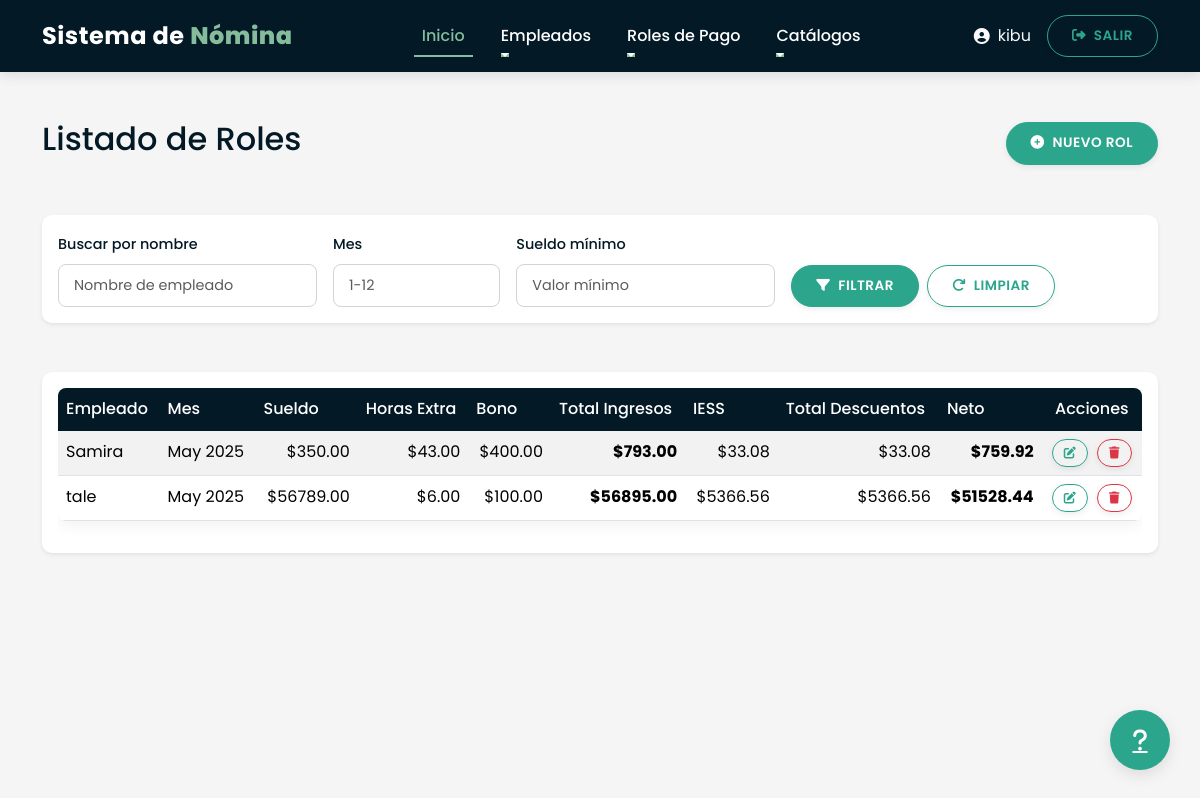
Before: /listar_roles/ (signed in) with the older database file.
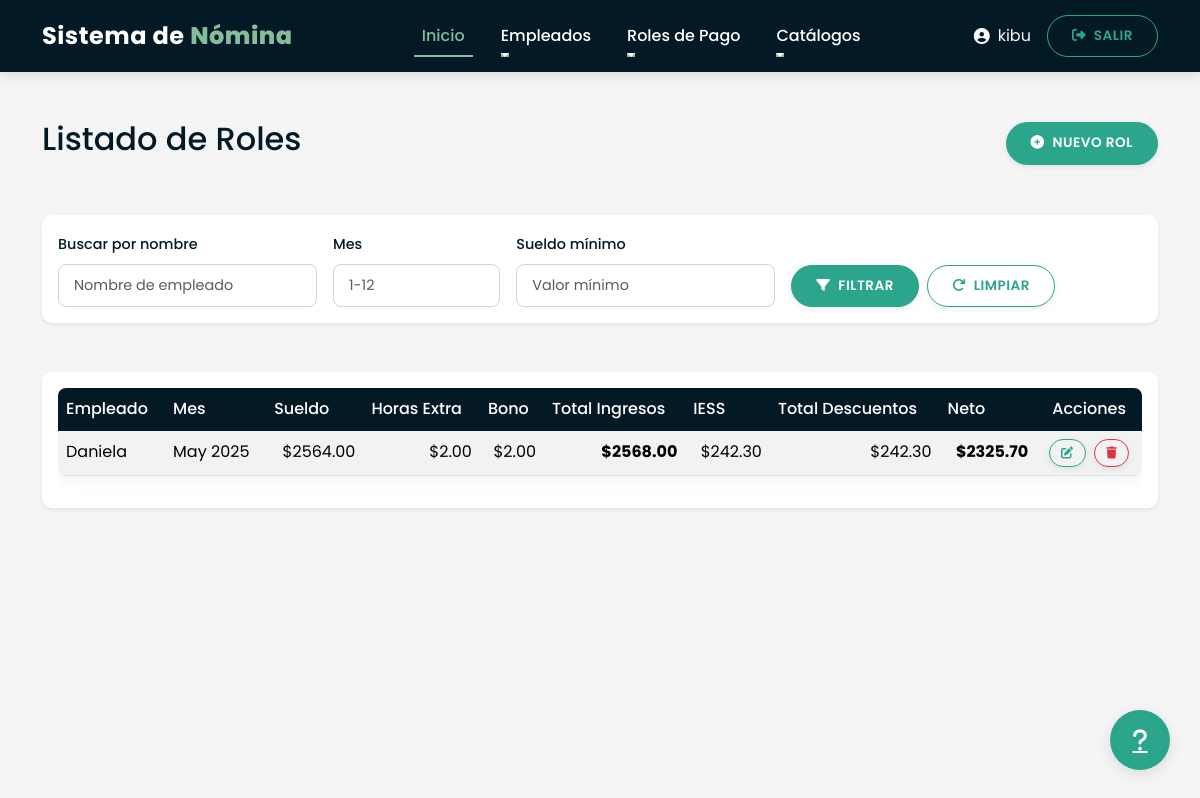
After: the same page with the newer database file.
### Nomina/models.py (models this page shows, shortened)
class Rol(models.Model):
    empleado = models.ForeignKey(Empleado, on_delete=models.CASCADE)
    aniomes = models.DateField()  # formato yyyy-mm-dd
    sueldo = models.DecimalField(max_digits=10, decimal_places=2, null=True, blank=True)
    horas_extra = models.DecimalField(max_digits=10, decimal_places=2)
    bono = models.DecimalField(max_digits=10, decimal_places=2)
    iess = models.DecimalField(max_digits=10, decimal_places=2, blank=True)
    tot_ing = models.DecimalField(max_digits=10, decimal_places=2, blank=True)
    tot_des = models.DecimalField(max_digits=10, decimal_places=2, blank=True)
    neto = models.DecimalField(max_digits=10, decimal_places=2, blank=True)

class Empleado(models.Model):
    SEXO_CHOICES = [
        ('M', 'Masculino'),
        ('F', 'Femenino'),
    ]
    nombre = models.CharField(max_length=100)
    cedula = models.CharField(max_length=20, unique=True)
    direccion = models.TextField()
    sexo = models.CharField(max_length=1, choices=SEXO_CHOICES)
    sueldo = models.DecimalField(max_digits=10, decimal_places=2)
    cargo = models.ForeignKey(Cargo, on_delete=models.CASCADE)
    departamento = models.ForeignKey(Departamento, on_delete=models.CASCADE)
    tipo_contrato = models.ForeignKey(TipoContrato, on_delete=models.CASCADE)

### Nomina/views.py (the view)
# urls.py: path('listar_roles/', views.listar_roles, name='listar_roles'),
@login_required
def listar_roles(request):
    query = request.GET.get('q', '')
    mes = request.GET.get('mes', '')
    sueldo_min = request.GET.get('sueldo_min', '')
    roles = Rol.objects.select_related('empleado').all()
    if query:
        roles = roles.filter(empleado__nombre__icontains=query)
    if mes:
        try:
            mes_int = int(mes)
            roles = roles.filter(aniomes__month=mes_int)
        except ValueError:
            print("⚠️ Mes inválido: no se aplicó filtro por mes")
    if sueldo_min:
        try:
            sueldo_val = float(sueldo_min)
            roles = roles.filter(sueldo__gte=sueldo_val)
        except ValueError:
            print("Sueldo mínimo inválido: no se aplicó filtro")
    contexto = {
        'roles': roles,
        'title': 'Listado de Roles',
        'q': query,
        'mes': mes,
        'sueldo_min': sueldo_min,
    }
    return render(request, 'rol/list.html', contexto)

### template/rol/list.html (shortened to what this page needs)
{% extends "home.html" %}
{% block content %}
<section class="py-5">
  <div class="container">
    <div class="row mb-4">
      <div class="col-lg-12">
        <div class="d-flex justify-content-between align-items-center mb-4">
          <h2>{{ title }}</h2>
          <a href="{% url 'Nomina:crear_rol' %}" class="btn btn-primary">
            <i class="fas fa-plus-circle me-2"></i>Nuevo Rol
          </a>
        </div>
      </div>
    </div>
    <div class="row mb-4">
      <div class="col-lg-12">
        <div class="card shadow-sm">
          <div class="card-body">
            <form method="get" class="row g-3 align-items-end">
              <div class="col-md-3">
                <label for="searchQuery" class="form-label">Buscar por nombre</label>
                <input type="text" class="form-control" id="searchQuery" name="q" placeholder="Nombre de empleado" value="{{ q }}">
              </div>
              <div class="col-md-2">
                <label for="mesInput" class="form-label">Mes</label>
                <input type="number" class="form-control" id="mesInput" name="mes" placeholder="1-12" min="1" max="12" value="{{ mes }}">
              </div>
              <div class="col-md-3">
                <label for="sueldoMinInput" class="form-label">Sueldo mínimo</label>
                <input type="number" class="form-control" id="sueldoMinInput" name="sueldo_min" placeholder="Valor mínimo" step="0.01" value="{{ sueldo_min }}">
              </div>
              <div class="col-md-4">
                <div class="d-flex gap-2">
                  <button type="submit" class="btn btn-primary">
                    <i class="fas fa-filter me-1"></i> Filtrar
                  </button>
                  <a href="{% url 'Nomina:listar_roles' %}" class="btn btn-outline-primary">
                    <i class="fas fa-redo me-1"></i> Limpiar
                  </a>
                </div>
              </div>
            </form>
          </div>
        </div>
      </div>
    </div>
    <div class="row">
      <div class="col-lg-12">
        <div class="card shadow-sm">
          <div class="card-body">
            <div class="table-responsive">
              <table class="table table-hover table-striped">
                <thead class="table-light">
                  <tr>
                    <th>Empleado</th>
                    <th>Mes</th>
                    <th>Sueldo</th>
                    <th>Horas Extra</th>
                    <th>Bono</th>
                    <th>Total Ingresos</th>
                    <th>IESS</th>
                    <th>Total Descuentos</th>
                    <th>Neto</th>
                    <th class="text-center">Acciones</th>
                  </tr>
                </thead>
                <tbody>
                  {% for r in roles %}
                  <tr>
                    <td>{{ r.empleado.nombre }}</td>
                    <td>{{ r.aniomes|date:"F Y" }}</td>
                    <td class="text-end">${{ r.sueldo|floatformat:2 }}</td>
                    <td class="text-end">${{ r.horas_extra|floatformat:2 }}</td>
                    <td class="text-end">${{ r.bono|floatformat:2 }}</td>
                    <td class="text-end fw-bold">${{ r.tot_ing|floatformat:2 }}</td>
                    <td class="text-end">${{ r.iess|floatformat:2 }}</td>
                    <td class="text-end">${{ r.tot_des|floatformat:2 }}</td>
                    <td class="text-end fw-bold">${{ r.neto|floatformat:2 }}</td>
                    <td class="text-center">
                      <a href="{% url 'Nomina:actualizar_rol' r.id %}" class="btn btn-sm btn-outline-primary me-1">
                        <i class="fas fa-edit"></i>
                      </a>
                      <a href="{% url 'Nomina:eliminar_rol' r.id %}" class="btn btn-sm btn-outline-danger">
                        <i class="fas fa-trash"></i>
                      </a>
                    </td>
                  </tr>
                  {% endfor %}
                </tbody>
              </table>
            </div>
          </div>
        </div>
      </div>
    </div>
  </div>
</section>
{% endblock %}

Changed rows visible on the page:
removed Rol: empleado.nombre "Samira", aniomes "May 2025", sueldo "350.00", horas_extra "43.00", bono "400.00", tot_ing "793.00", iess "33.08", tot_des "33.08", neto "759.92"
removed Rol: empleado.nombre "tale", aniomes "May 2025", sueldo "56789.00", horas_extra "6.00", bono "100.00", tot_ing "56895.00", iess "5366.56", tot_des "5366.56", neto "51528.44"
added Rol: empleado.nombre "Daniela", aniomes "May 2025", sueldo "2564.00", horas_extra "2.00", bono "2.00", tot_ing "2568.00", iess "242.30", tot_des "242.30", neto "2325.70"
